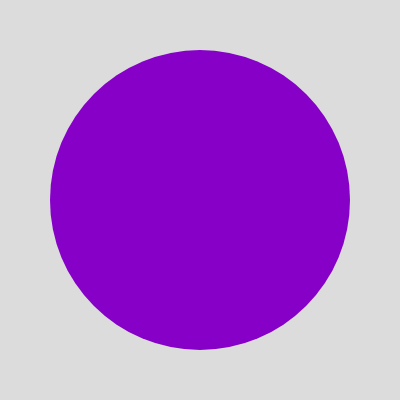
Frame 1 (no input)
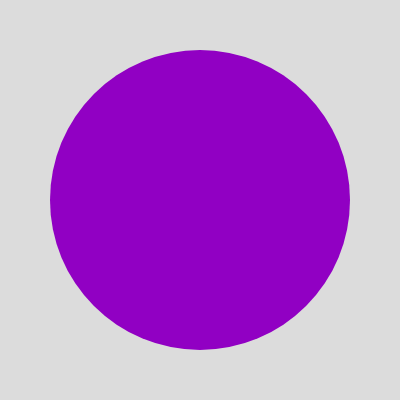
Frame 60 (no input)
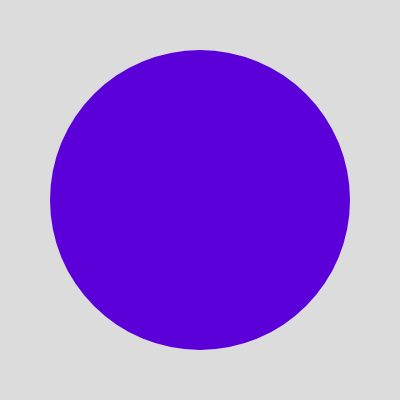
Frame 120 (the mouse pressed at the canvas centre since frame 60)

The p5.js sketch that drew these frames (run headless with seeded random() and noise() and a simulated clock; from frame 60 on, the mouse is pressed at the canvas centre):

// p5.js sketch
// ── sketch.js
function setup() {
  createCanvas(400, 400);
}

function draw() {
  background(220);

  let freq = frameCount * 0.05; // time
  let sinValue = sin(freq);

  let x = width / 2;
  let y = height / 2;

  // map the sine value to a color range
  let r = map(sinValue, -1, 1, 0, 255);
  let g = 255;
  let b = map(sinValue, -1, 1, 255, 150);

  noStroke();
  fill(r, 0, b);
  circle(x, y, 300);
}
